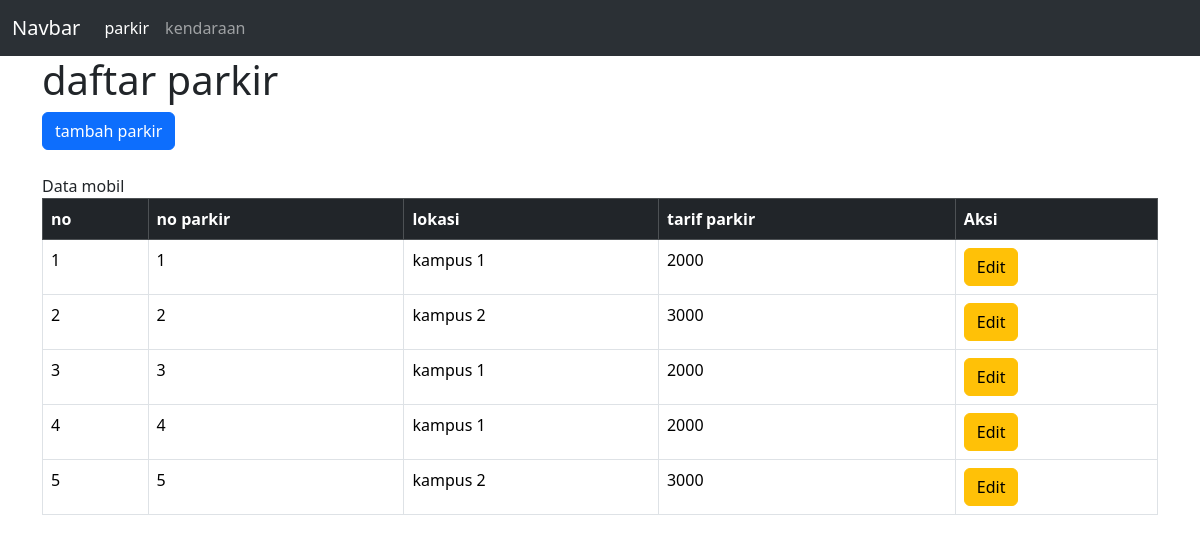
The page /view/parkir/index.php on the database its author committed.
### tables this page shows
CREATE TABLE `parkir` (
  `no_parkir` int NOT NULL,
  `lokasi` varchar(10) DEFAULT NULL,
  `tarif_parkir` int DEFAULT NULL
);

### view/parkir/index.php (the view, shortened to what this page needs)
<!DOCTYPE html>
<html lang="en">
<head>
    <link rel="stylesheet" href="https://cdn.jsdelivr.net/npm/bootstrap@5.3.3/dist/css/bootstrap.min.css">
</head>
<body>
    <nav class="navbar navbar-expand-lg bg-body-tertiary" data-bs-theme="dark">
        <div class="container-fluid">
            <a class="navbar-brand" href="#">Navbar</a>
            <div class="collapse navbar-collapse" id="navbarnav">
                <ul class="navbar-nav">
                    <li class="nav-item">
                        <a class="nav-link active" aria-current="page" href="">parkir</a>
                    </li>
                    <li class="nav-item">
                        <a class="nav-link " href="../kendaraan/index.php">kendaraan</a>
                    </li>
                </ul>
            </div>
        </div>
    </nav>
    <div class="container">
    <h1>daftar parkir</h1>
    <a class="btn btn-primary" href="view_tambah.php">tambah parkir</a>
    <br><br>
    <table class="table table-bordered table-striprd">
        <thead class="table-dark">
        <tr>
            <th>no</th>
            <th>no parkir</th>
            <th>lokasi</th>
            <th>tarif parkir</th>
            <th>Aksi</th>
        </tr>
        </thead>
        <?php
        include "../../config/koneksi.php";
        $query = mysqli_query($conn, "SELECT * FROM parkir");
        $no = 1;
        if(mysqli_num_rows($query)){
            while($result = mysqli_fetch_assoc($query)){
        ?>
        <tr>
            <td><?php echo $no ?></td>
            <td><?php echo $result['no_parkir'] ?></td>
            <td><?php echo $result['lokasi'] ?></td>
            <td><?php echo $result['tarif_parkir'] ?></td>
            <td>
                <a class="btn btn-warning">Edit</a>
            </td>
        </tr>
        <?php
            $no++;
            }
        } else {
            echo "Data parkir tidak ditemukan";
        }
        ?>
    </table>
    </div>
</body>
</html>

### rows shown on the page
parkir: no_parkir "1", lokasi "kampus 1", tarif_parkir "2000"
parkir: no_parkir "2", lokasi "kampus 2", tarif_parkir "3000"
parkir: no_parkir "3", lokasi "kampus 1", tarif_parkir "2000"
parkir: no_parkir "4", lokasi "kampus 1", tarif_parkir "2000"
parkir: no_parkir "5", lokasi "kampus 2", tarif_parkir "3000"
